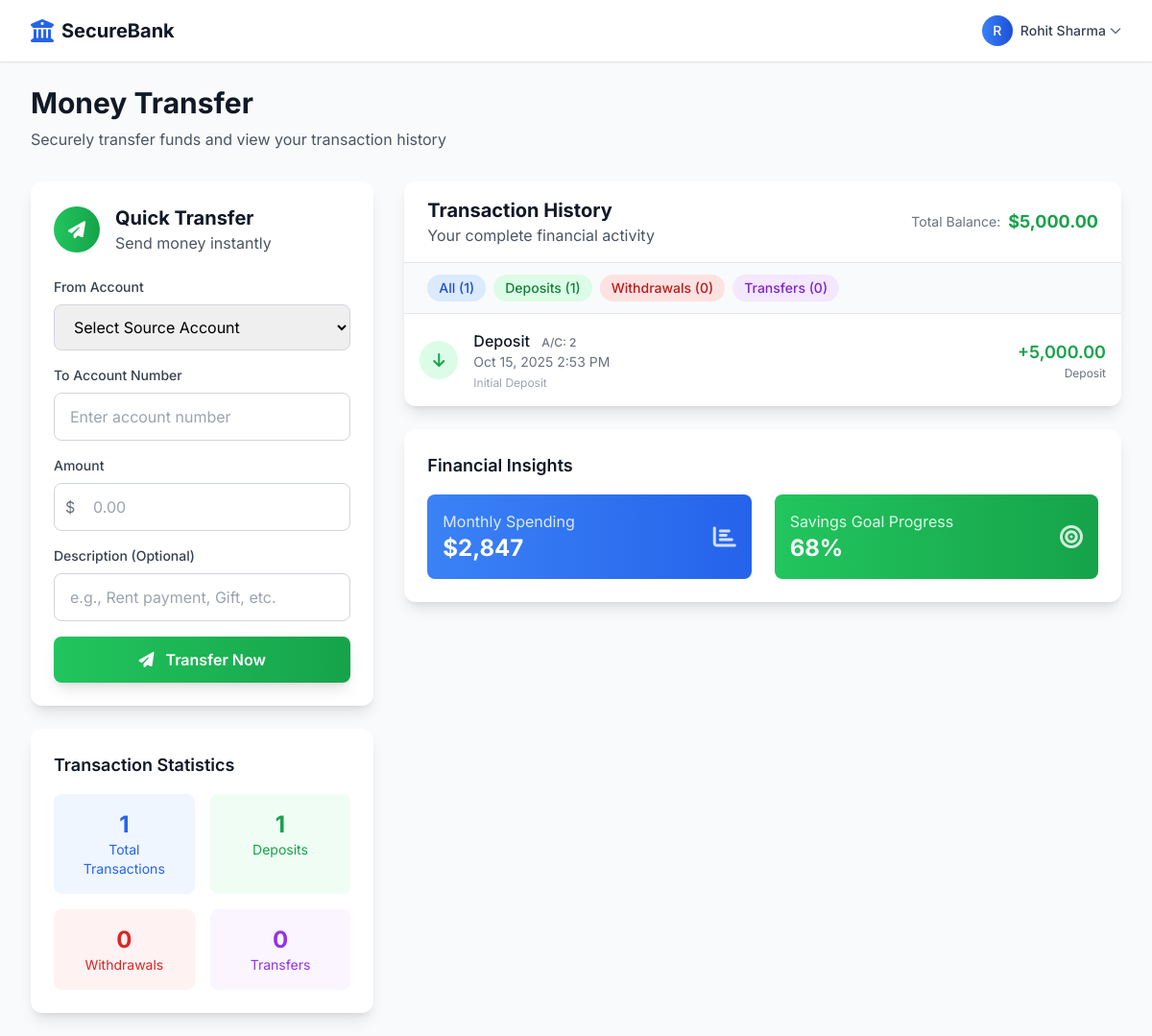
The app's page /transfer.php (signed in) with its own data.
### tables this page shows
CREATE TABLE IF NOT EXISTS transactions (
  id INT AUTO_INCREMENT PRIMARY KEY,
  account_no INT NOT NULL,
  type ENUM('deposit', 'withdraw', 'transfer') NOT NULL,
  amount DECIMAL(10,2) NOT NULL,
  date TIMESTAMP DEFAULT CURRENT_TIMESTAMP,
  remark VARCHAR(255),
  FOREIGN KEY (account_no) REFERENCES accounts(account_no)
    ON DELETE CASCADE
    ON UPDATE CASCADE
);

CREATE TABLE IF NOT EXISTS accounts (
  account_no INT AUTO_INCREMENT PRIMARY KEY,
  user_id INT NOT NULL,
  balance DECIMAL(10,2) DEFAULT 0.00,
  FOREIGN KEY (user_id) REFERENCES users(id)
    ON DELETE CASCADE
    ON UPDATE CASCADE
);

### public/transfer.php (the view, shortened to what the rows shown need)
<?php
include('../config/db.php');
$user_id = $_SESSION['user_id'];
$page = isset($_GET['page']) ? (int)$_GET['page'] : 1;
$limit = 10;
$offset = ($page - 1) * $limit;
$all_transactions = [];
$stmt = $conn->prepare("
    SELECT t.*, a.account_no, a.user_id,
           (SELECT balance FROM accounts WHERE account_no = a.account_no) as current_balance
    FROM transactions t
    JOIN accounts a ON t.account_no = a.account_no
    WHERE a.user_id = ?
    ORDER BY t.date DESC
    LIMIT ? OFFSET ?
");
$stmt->bind_param("iii", $user_id, $limit, $offset);
$stmt->execute();
$result = $stmt->get_result();
while ($row = $result->fetch_assoc()) {
    $all_transactions[] = $row;
}
?>
<!DOCTYPE html>
<html lang="en">
<head>
    <script src="https://cdn.tailwindcss.com"></script>
    <link rel="stylesheet" href="https://cdnjs.cloudflare.com/ajax/libs/font-awesome/6.4.0/css/all.min.css">
</head>
<body class="bg-gray-50">
    <div class="max-w-7xl mx-auto py-6 px-4 sm:px-6 lg:px-8">
        <div class="mb-8 fade-in">
            <h1 class="text-3xl font-bold text-gray-900">Money Transfer</h1>
        </div>
        <div class="grid grid-cols-1 lg:grid-cols-3 gap-8">
            <div class="lg:col-span-1">
                <div class="bg-white rounded-xl shadow-lg p-6 card-hover pulse-glow">
                    <div class="flex items-center mb-6">
                        <div class="ml-4">
                            <h2 class="text-xl font-bold text-gray-900">Quick Transfer</h2>
                        </div>
                    </div>
                </div>
            </div>
            <div class="lg:col-span-2">
                <div class="bg-white rounded-xl shadow-lg overflow-hidden">
                    <div class="px-6 py-4 border-b border-gray-200">
                        <div class="flex items-center justify-between">
                            <div>
                                <h2 class="text-xl font-bold text-gray-900">Transaction History</h2>
                            </div>
                        </div>
                    </div>
                    <div class="divide-y divide-gray-200 max-h-96 overflow-y-auto">
                        <?php if(empty($all_transactions)): ?>
                        <div class="p-8 text-center">
                            <i class="fas fa-exchange-alt text-4xl text-gray-300 mb-3"></i>
                            <p class="text-gray-500">No transactions found</p>
                            <p class="text-sm text-gray-400 mt-1">Your transactions will appear here</p>
                        </div>
                        <?php else: ?>
                            <?php foreach($all_transactions as $transaction): ?>
                            <div class="transaction-item p-4">
                                <div class="flex items-center justify-between">
                                    <div class="flex items-center space-x-4">
                                        <?php if($transaction['type'] == 'deposit'): ?>
                                            <div class="w-10 h-10 rounded-full bg-green-100 flex items-center justify-center">
                                                <i class="fas fa-arrow-down text-green-600"></i>
                                            </div>
                                        <?php elseif($transaction['type'] == 'withdraw'): ?>
                                            <div class="w-10 h-10 rounded-full bg-red-100 flex items-center justify-center">
                                                <i class="fas fa-arrow-up text-red-600"></i>
                                            </div>
                                        <?php else: ?>
                                            <div class="w-10 h-10 rounded-full bg-purple-100 flex items-center justify-center">
                                                <i class="fas fa-exchange-alt text-purple-600"></i>
                                            </div>
                                        <?php endif; ?>
                                        <div>
                                            <div class="font-medium text-gray-900">
                                                <?= ucfirst($transaction['type']) ?>
                                                <span class="text-xs text-gray-500 ml-2">A/C: <?= $transaction['account_no'] ?></span>
                                            </div>
                                            <div class="text-sm text-gray-500">
                                                <?= date('M j, Y g:i A', strtotime($transaction['date'])) ?>
                                            </div>
                                            <?php if($transaction['remark']): ?>
                                            <div class="text-xs text-gray-400 mt-1">
                                                <?= $transaction['remark'] ?>
                                            </div>
                                            <?php endif; ?>
                                        </div>
                                    </div>
                                    <div class="text-right">
                                        <div class="text-lg font-semibold <?= $transaction['type'] == 'deposit' ? 'text-green-600' : 'text-red-600' ?>">
                                            <?= $transaction['type'] == 'deposit' ? '+' : '-' ?><?= number_format($transaction['amount'], 2) ?>
                                        </div>
                                        <div class="text-xs text-gray-500 capitalize">
                                            <?= $transaction['type'] ?>
                                        </div>
                                    </div>
                                </div>
                            </div>
                            <?php endforeach; ?>
                        <?php endif; ?>
                    </div>
                </div>
            </div>
        </div>
    </div>
</body>
</html>

### records on screen
transactions: type "Deposit", account_no.account_no "2", date "Oct 15, 2025 2:53 PM", remark "Initial Deposit", amount "5,000.00"

### other values on screen
substr($name, 0, 1) "R"
$name "Rohit Sharma"
$stats['total_transactions'] "1"
$stats['total_deposits'] "1"
$stats['total_withdrawals'] "0"
$stats['total_transfers'] "0"
$stats['current_balance'] "5,000.00"
